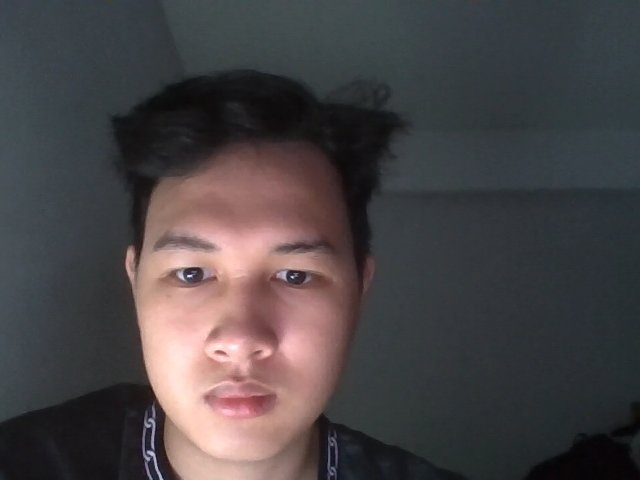
#> input picture dataset/123_nguyen_trung_nguyen/1.jpg, 640 x 480 px; its folder holds only this picture in this run
$ python train_model.py
#> lines starting #> are read from the running program, lines starting #| are printed output that depends on the picture
### config.py
"""
Cấu hình hệ thống AI Điểm Danh
================================
"""

import os

# === Thư mục gốc của dự án ===
BASE_DIR = os.path.dirname(os.path.abspath(__file__))

# === Cấu hình MySQL ===
DB_CONFIG = {
    "host": "localhost",
    "port": 3306,
    "user": "root",
    "password": "",
    "database": "aiface_db",
}

# === Cấu hình đường dẫn ===
DATASET_DIR = os.path.join(BASE_DIR, "dataset")
ENCODINGS_DIR = os.path.join(BASE_DIR, "encodings")
ENCODINGS_FILE = os.path.join(ENCODINGS_DIR, "face_encodings.pkl")
EXPORTS_DIR = os.path.join(BASE_DIR, "exports")

# === Cấu hình nhận diện khuôn mặt ===
FACE_RECOGNITION_TOLERANCE = 0.58      # Cân bằng hoàn hảo giữa độ nhạy và chống nhận nhầm
FACE_RECOGNITION_MODEL = "hog"         # "hog" (nhanh) hoặc "cnn" (chính xác, cần GPU)
NUM_PHOTOS_PER_STUDENT = 10            # Số ảnh tối đa để nhận chính xác hơn
NUM_JITTERS = 10                       # Tăng lên 10 để trích xuất vec-tơ khuôn mặt cực kỳ ổn định và chống nhiễu
FACE_UPSCALE = 2                       # Phóng to ảnh để phát hiện mặt nhỏ

# === Cấu hình Camera ===
CAMERA_INDEX = 0
CAMERA_WIDTH = 640
CAMERA_HEIGHT = 480

# === Cấu hình điểm danh ===
LATE_THRESHOLD_MINUTES = 15

# === Cấu hình JWT ===
SECRET_KEY = "aiface-secret-key-change-this-in-production-2024"
ALGORITHM = "HS256"
ACCESS_TOKEN_EXPIRE_MINUTES = 480

# === Cấu hình Server ===
SERVER_HOST = "0.0.0.0"
SERVER_PORT = 8000

# === Tạo các thư mục cần thiết ===
for dir_path in [DATASET_DIR, ENCODINGS_DIR, EXPORTS_DIR]:
    os.makedirs(dir_path, exist_ok=True)

### face_engine.py
"""
Module Nhận Diện Khuôn Mặt - PHIÊN BẢN NÂNG CẤP
====================================================
Cải thiện:
- Tiền xử lý ảnh (cân bằng sáng, tăng tương phản)
- Dùng cả HOG + Haar Cascade để phát hiện mặt
- Tăng số lần jitter khi encode
- Xử lý ảnh ở độ phân giải cao hơn
"""

import os
import sys
# Cấu hình encoding UTF-8 cho Windows console
if sys.platform.startswith('win'):
    try:
        sys.stdout.reconfigure(encoding='utf-8')
        sys.stderr.reconfigure(encoding='utf-8')
    except AttributeError:
        pass

import pickle
import cv2
import numpy as np

try:
    import face_recognition
    FACE_LIB_AVAILABLE = True
except ImportError:
    FACE_LIB_AVAILABLE = False
    print("Chua cai face_recognition. Chay: pip install face-recognition --no-deps")

from config import (
    DATASET_DIR, ENCODINGS_FILE, ENCODINGS_DIR,
    FACE_RECOGNITION_TOLERANCE, FACE_RECOGNITION_MODEL,
    NUM_JITTERS, FACE_UPSCALE
)

# Tải Haar Cascade cho phát hiện khuôn mặt dự phòng
HAAR_CASCADE = cv2.CascadeClassifier(cv2.data.haarcascades + "haarcascade_frontalface_default.xml")


def safe_print(message, end="\n"):
    """In log an toàn, tự động loại bỏ ký tự unicode nếu console không hỗ trợ"""
#> in train_from_dataset, img_bgr is the input picture: shape (480, 640, 3); mean B, G, R 69.7, 67.8, 72.5
    try:
        print(message, end=end)
    except UnicodeEncodeError:
        try:
            import unicodedata
            normalized = unicodedata.normalize('NFKD', message)
            ascii_msg = "".join([c for c in normalized if not unicodedata.combining(c)])
            print(ascii_msg.encode('ascii', 'ignore').decode('ascii'), end=end)
        except Exception:
            try:
                print(message.encode('ascii', 'ignore').decode('ascii'), end=end)
            except Exception:
                pass


def preprocess_frame(frame):
    """
    Tiền xử lý ảnh để cải thiện nhận diện:
    - Cân bằng histogram (tăng tương phản)
    - Điều chỉnh sáng cho ảnh ngược sáng
    """
    # Chuyển sang LAB color space
    lab = cv2.cvtColor(frame, cv2.COLOR_BGR2LAB)
#> lab: shape (480, 640, 3); mean of channels 0, 1, 2 73.1, 130.3, 127.4
    l, a, b = cv2.split(lab)
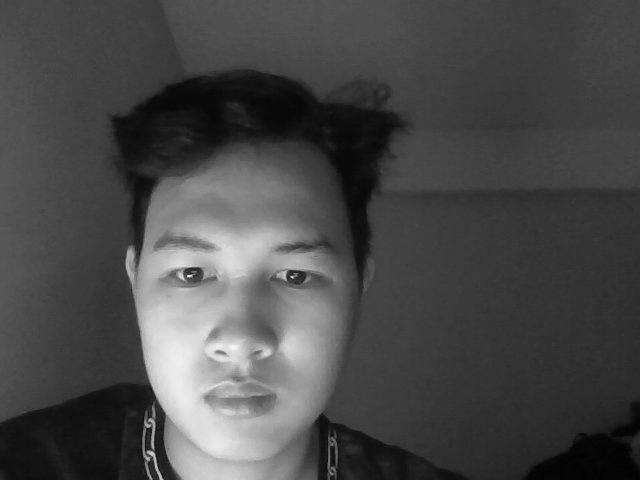
#> l: shape (480, 640); min 2, max 246, mean 73.1
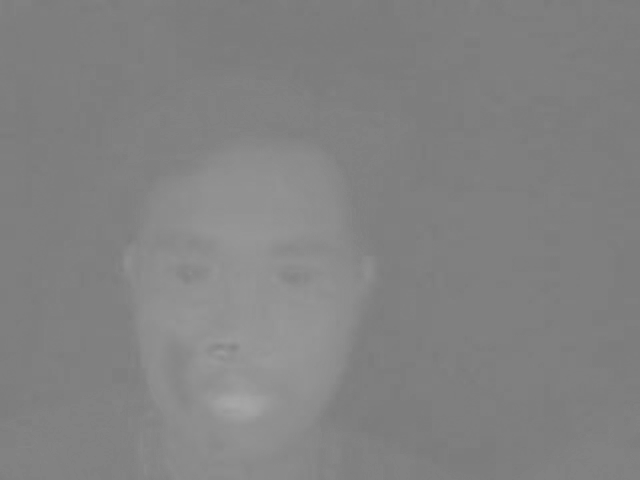
#> a: shape (480, 640); min 121, max 168, mean 130.3

    # CLAHE - Cân bằng histogram thích ứng (xử lý ngược sáng rất tốt)
    clahe = cv2.createCLAHE(clipLimit=3.0, tileGridSize=(8, 8))
    l = clahe.apply(l)
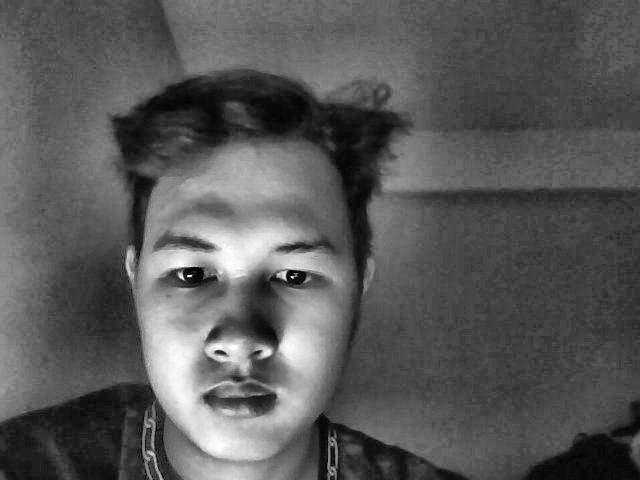
#> l: shape (480, 640); min 1, max 254, mean 88.1

    # Ghép lại và chuyển về BGR
    lab = cv2.merge([l, a, b])
#> lab: shape (480, 640, 3); mean of channels 0, 1, 2 88.1, 130.3, 127.4
    enhanced = cv2.cvtColor(lab, cv2.COLOR_LAB2BGR)
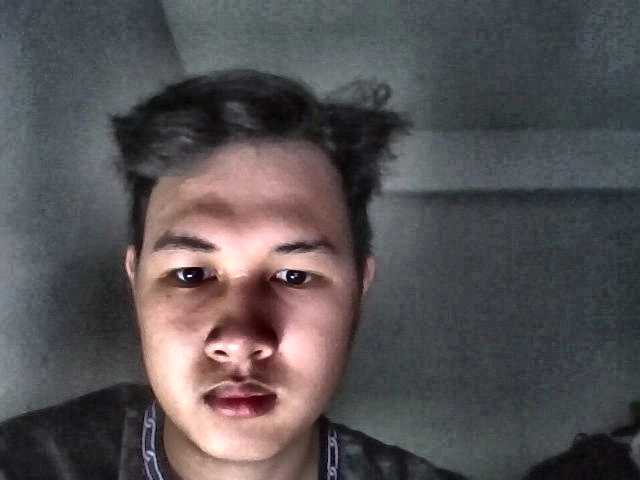
#> enhanced: shape (480, 640, 3); mean B, G, R 83.4, 81.3, 85.5

    return enhanced


# [25 lines left out: function detect_faces_haar, not called in this run]


class FaceEngine:
    """
    Engine nhận diện khuôn mặt - Phiên bản nâng cấp.

    Cải thiện:
    - Tiền xử lý ảnh (CLAHE) cho điều kiện ánh sáng khó
    - Dual detection: face_recognition + Haar Cascade fallback
    - Xử lý ở độ phân giải 75% thay vì 50%
    - Tăng jitter khi encode để chính xác hơn
    - Voting system: chọn kết quả phổ biến nhất
    """

    def __init__(self):
        self.known_encodings = []
        self.known_student_codes = []
        self.known_names = []
        self.is_loaded = False
        # Cache kết quả gần nhất (dùng để ổn định nhận dạng)
        self._last_results = {}
        self._recognition_history = {}  # {student_code: count}

    # [21 lines left out: function load_encodings, not called in this run]

    def train_from_dataset(self):
        """
        Train model từ thư mục dataset.
        Sử dụng num_jitters để tăng độ chính xác encoding.
        """
        if not FACE_LIB_AVAILABLE:
            print("Can cai dat face_recognition!")
            return False

        encodings = []
        student_codes = []
        names = []

        if not os.path.exists(DATASET_DIR):
            print(f"Thu muc dataset khong ton tai: {DATASET_DIR}")
            return False

        student_dirs = [d for d in os.listdir(DATASET_DIR)
                        if os.path.isdir(os.path.join(DATASET_DIR, d))]

        if not student_dirs:
            print("Khong co du lieu sinh vien trong dataset/")
            return False

        safe_print(f"Bat dau train {len(student_dirs)} sinh vien...")

        for student_dir in student_dirs:
            parts = student_dir.split("_", 1)
            student_code = parts[0]
            student_name = parts[1].replace("_", " ") if len(parts) > 1 else student_code

            student_path = os.path.join(DATASET_DIR, student_dir)
            image_files = [f for f in os.listdir(student_path)
                           if f.lower().endswith(('.jpg', '.jpeg', '.png'))]

            safe_print(f"  {student_name} ({student_code}): {len(image_files)} anh", end="")

            face_count = 0
            for img_file in image_files:
                img_path = os.path.join(student_path, img_file)

                # Đọc ảnh bằng OpenCV để tiền xử lý
                img_bgr = cv2.imread(img_path)
                if img_bgr is None:
                    continue

                # Tiền xử lý: cân bằng sáng
                img_enhanced = preprocess_frame(img_bgr)

                # Chuyển BGR → RGB cho face_recognition
                img_rgb = cv2.cvtColor(img_enhanced, cv2.COLOR_BGR2RGB)

                # Phát hiện khuôn mặt
                face_locs = face_recognition.face_locations(img_rgb, model=FACE_RECOGNITION_MODEL,
                                                            number_of_times_to_upsample=FACE_UPSCALE)

                if not face_locs:
                    # Thử với ảnh gốc (không enhance)
                    img_rgb_orig = cv2.cvtColor(img_bgr, cv2.COLOR_BGR2RGB)
                    face_locs = face_recognition.face_locations(img_rgb_orig, model=FACE_RECOGNITION_MODEL,
                                                                number_of_times_to_upsample=FACE_UPSCALE)

                if face_locs:
                    # Encode với num_jitters cao hơn = chính xác hơn (nhưng chậm hơn)
                    face_encs = face_recognition.face_encodings(
                        img_rgb, face_locs, num_jitters=NUM_JITTERS
                    )

                    for enc in face_encs:
                        encodings.append(enc)
                        student_codes.append(student_code)
                        names.append(student_name)
                        face_count += 1

            status = f" -> {face_count} khuon mat OK" if face_count > 0 else " -> KHONG TIM THAY khuon mat"
            safe_print(status)

        if not encodings:
            safe_print("Khong encode duoc khuon mat nao!")
            return False

        # Lưu file encoding
        os.makedirs(ENCODINGS_DIR, exist_ok=True)
        data = {
            "encodings": encodings,
            "student_codes": student_codes,
            "names": names
        }
        with open(ENCODINGS_FILE, "wb") as f:
            pickle.dump(data, f)

        self.known_encodings = encodings
        self.known_student_codes = student_codes
        self.known_names = names
        self.is_loaded = True

        unique = len(set(student_codes))
        safe_print(f"\nTrain hoan tat! {len(encodings)} encoding cua {unique} sinh vien")
        return True

    # [154 lines left out: functions detect_faces, recognize, draw_results, not called in this run]


# Instance toàn cục
face_engine = FaceEngine()

### train_model.py
"""
Train Model - Ma hoa khuon mat (NANG CAP)
============================================
Doc anh tu dataset, tien xu ly, tao face encoding.
Su dung: python train_model.py
"""

import sys
# Cấu hình encoding UTF-8 cho Windows console
if sys.platform.startswith('win'):
    try:
        sys.stdout.reconfigure(encoding='utf-8')
        sys.stderr.reconfigure(encoding='utf-8')
    except AttributeError:
        pass

from face_engine import FaceEngine


def main():
    print("=" * 50)
    print("TRAIN MODEL NHAN DIEN KHUON MAT")
    print("=" * 50)
    print()
    print("Cai thien:")
    print("  - Tien xu ly anh (CLAHE can bang sang)")
    print("  - Upsample x2 de phat hien mat nho")
    print("  - Num_jitters=3 de encode chinh xac hon")
    print()

    engine = FaceEngine()
    success = engine.train_from_dataset()

    if success:
        print("\n" + "=" * 50)
        print("TRAIN HOAN TAT!")
        print("=" * 50)
        print(f"Tong so encoding: {len(engine.known_encodings)}")
        print(f"So sinh vien: {len(set(engine.known_student_codes))}")
        print("\nTiep theo: chay 'python main.py' de bat dau diem danh")
    else:
        print("\nTrain that bai! Kiem tra lai thu muc dataset/")


if __name__ == "__main__":
    main()
#> (the call stopped at in train_from_dataset, `face_locs = face_recognition.face_locations(img_rgb, model=FACE_RECOGN..`: face_recognition is not available in this run)

$ run again, on dataset/SV001_nguyen_trung_nguyen/1.jpg
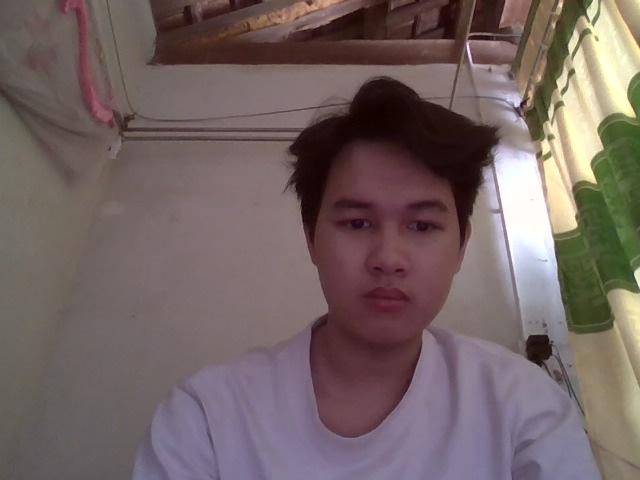
#> input picture dataset/SV001_nguyen_trung_nguyen/1.jpg, 640 x 480 px
#> in train_from_dataset, img_bgr is the input picture: shape (480, 640, 3); mean B, G, R 98.8, 99.8, 115.3
#> in preprocess_frame, `l, a, b = cv2.split(lab)`:
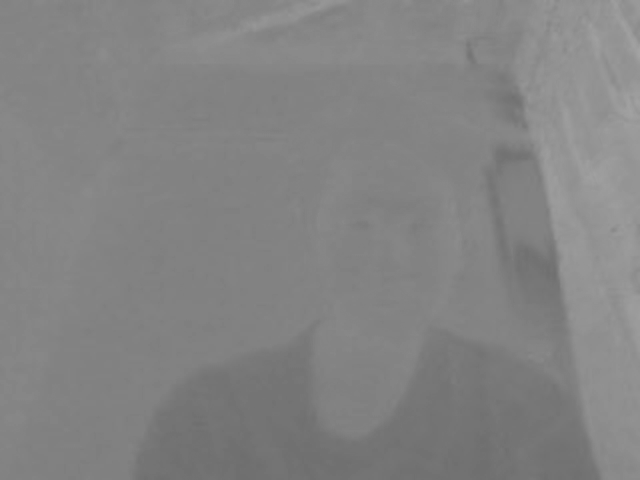
#> b: shape (480, 640); min 110, max 163, mean 131.1
#> in preprocess_frame, `enhanced = cv2.cvtColor(lab, cv2.COLOR_LAB2BGR)`:
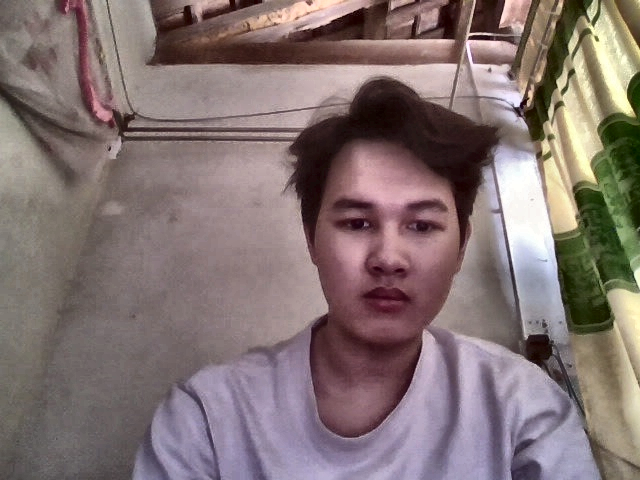
#> enhanced: shape (480, 640, 3); mean B, G, R 113.9, 114.9, 131

$ run again, on dataset/123_nguyen_trung_nguyen/1_enhanced.jpg
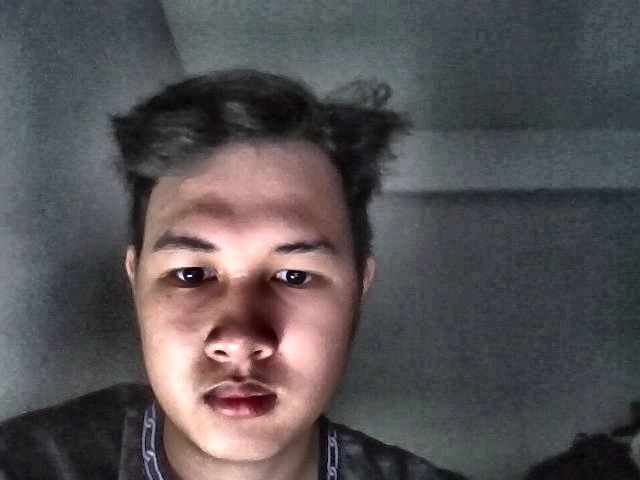
#> input picture dataset/123_nguyen_trung_nguyen/1_enhanced.jpg, 640 x 480 px
#> in train_from_dataset, img_bgr is the input picture: shape (480, 640, 3); mean B, G, R 83.6, 81.3, 85.5
#> in preprocess_frame, `l = clahe.apply(l)`:
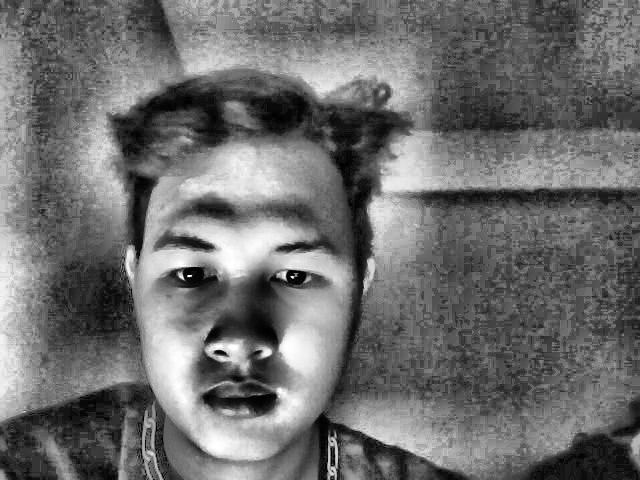
#> l: shape (480, 640); min 0, max 255, mean 109
#> in preprocess_frame, `enhanced = cv2.cvtColor(lab, cv2.COLOR_LAB2BGR)`:
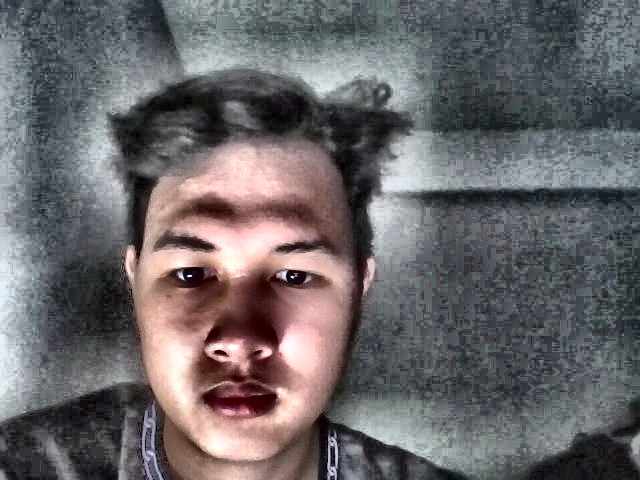
#> enhanced: shape (480, 640, 3); mean B, G, R 104.2, 101.8, 105.5
